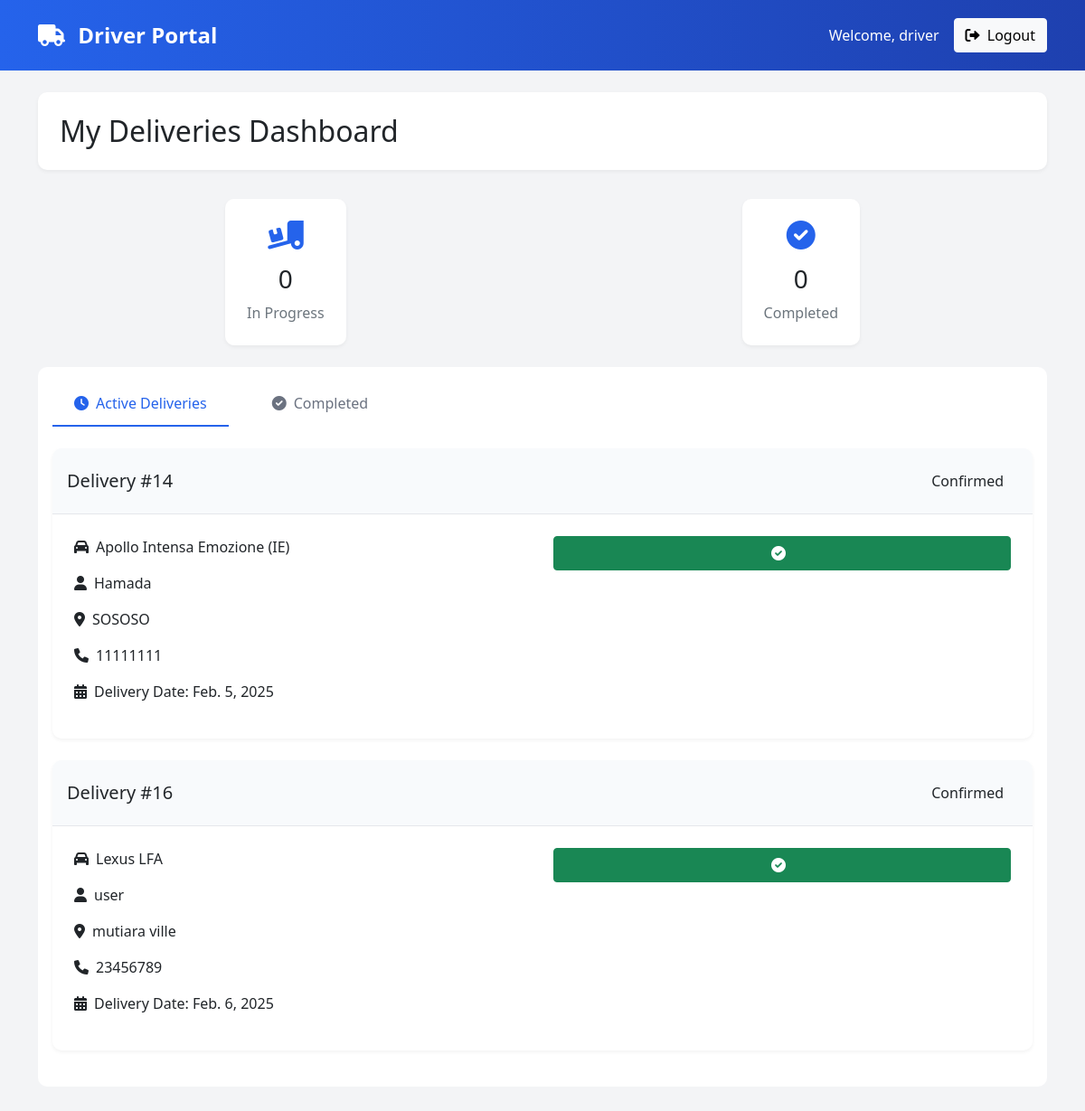
/driver-dashboard/ (signed in), run on an earlier commit of the app's database.
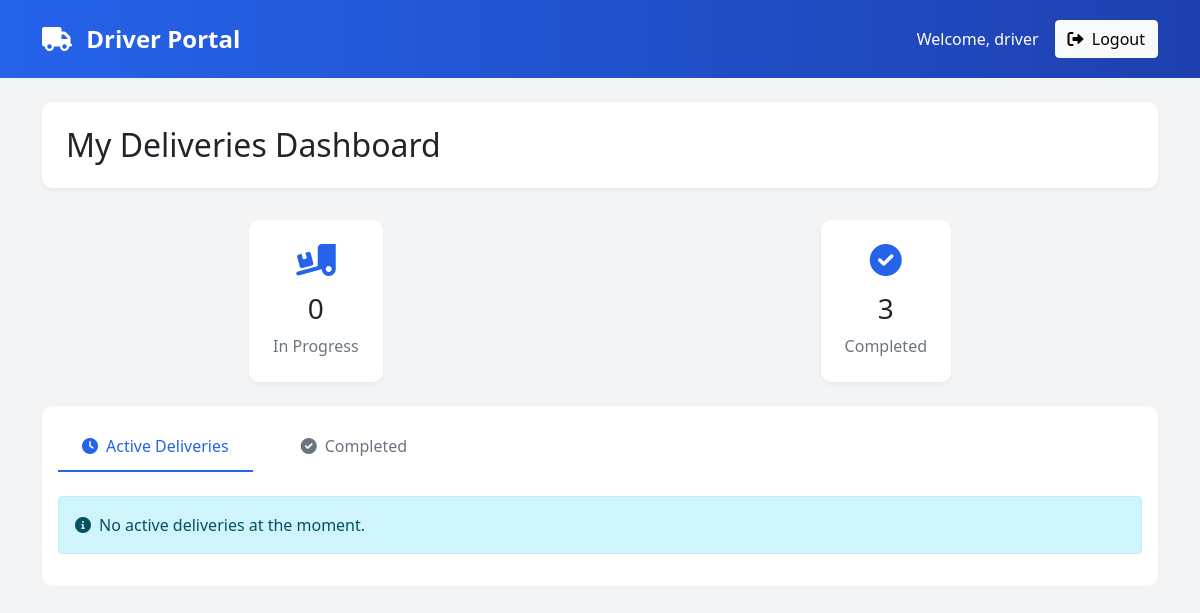
And on a later commit of the database.
### myproject/models.py (models this page shows, shortened)
class Order(models.Model):
    STATUS_CHOICES = [
        ('pending', 'Pending'),
        ('processing', 'Processing'),
        ('shipped', 'Shipped'),
        ('delivered', 'Delivered'),
    ]
    customer = models.ForeignKey(Customer, on_delete=models.CASCADE)
    car = models.ForeignKey(Car, on_delete=models.CASCADE)
    staff = models.ForeignKey(Staff, on_delete=models.SET_NULL, null=True, blank=True)
    driver = models.ForeignKey(Driver, on_delete=models.SET_NULL, null=True, blank=True)
    order_date = models.DateTimeField(auto_now_add=True)
    delivery_date = models.DateTimeField(null=True, blank=True)
    status = models.CharField(max_length=50, choices=STATUS_CHOICES, default='pending')
    address = models.CharField(max_length=255)
    payment_method = models.CharField(max_length=50)
    _observers = []

class Car(models.Model):
    CATEGORY_CHOICES = [
        ("american", "American"),
        ("german", "German"),
        ("japanese", "Japanese"),
        ("italian", "Italian"),
    ]
    make = models.CharField(max_length=100)
    model = models.CharField(max_length=100)
    category = models.CharField(max_length=20, choices=CATEGORY_CHOICES)
    description = models.TextField(blank=True, null=True)
    price = models.DecimalField(max_digits=10, decimal_places=2)
    stock = models.PositiveIntegerField(default=0)
    type = models.CharField(max_length=50, default="sedan")
    transmission = models.CharField(max_length=50, default="automatic")
    gas = models.CharField(max_length=50, default="50")
    power = models.CharField(max_length=50, default="0")
    year = models.CharField(max_length=4, default="2020")

class Customer(models.Model):
    user = models.OneToOneField(User, on_delete=models.CASCADE, primary_key=True)
    full_name = models.CharField(max_length=100, default="Unknown")
    phone_number = models.CharField(max_length=15, default="")

### myproject/views.py (the view)
# urls.py: path('driver-dashboard/', views.driver_dashboard, name='driver_dashboard'),
def driver_dashboard(request):
    driver = Driver.objects.get(user=request.user)
    orders = Order.objects.filter(driver=driver)
    active_deliveries = orders.exclude(status='delivered')
    completed_deliveries = orders.filter(status='delivered')
    context = {
        'driver': driver,
        'active_deliveries': active_deliveries,
        'completed_deliveries': completed_deliveries,
        'in_progress_count': active_deliveries.filter(Q(status='processing') | Q(status='shipped')).count(),
        'completed_count': completed_deliveries.count(),
    }
    return render(request, "driver_dashboard.html", context)

### myproject/templates/driver_dashboard.html (shortened to what the changed rows need)
<!DOCTYPE html>
{% load static %}
<html lang="en">
<head>
    <link href="https://cdn.jsdelivr.net/npm/bootstrap@5.1.3/dist/css/bootstrap.min.css" rel="stylesheet">
    <link rel="stylesheet" href="https://cdnjs.cloudflare.com/ajax/libs/font-awesome/6.0.0/css/all.min.css">
</head>
<body>
    <div class="container">
        <div class="dashboard-header">
            <h2 class="mb-0">My Deliveries Dashboard</h2>
        </div>
        <div class="stats-container d-flex justify-content-around my-4">
            <div class="stat-card text-center">
                <i class="fas fa-check-circle"></i>
                <h3>{{ completed_count }}</h3>
                <p class="text-muted mb-0">Completed</p>
            </div>
        </div>
        <div class="tab-container">
            <div id="active-deliveries">
                {% if active_deliveries %}
                    {% for delivery in active_deliveries %}
                    <div class="delivery-card">
                        <div class="delivery-header d-flex justify-content-between align-items-center">
                            <h5 class="mb-0">Delivery #{{ delivery.id }}</h5>
                            <div class="status-badge
                                ">
                                {{ delivery.status|title }}
                            </div>
                        </div>
                        <div class="delivery-body">
                            <div class="row">
                                <div class="col-md-6">
                                    <p><i class="fas fa-car me-2"></i>{{ delivery.car.make }} {{ delivery.car.model }}</p>
                                    <p><i class="fas fa-user me-2"></i>{{ delivery.customer.full_name }}</p>
                                    <p><i class="fas fa-map-marker-alt me-2"></i>{{ delivery.address }}</p>
                                    <p><i class="fas fa-phone me-2"></i>{{ delivery.customer.phone_number }}</p>
                                    <p><i class="fas fa-calendar-alt me-2"></i>Delivery Date: {{ delivery.delivery_date|date:"M. j, Y" }}</p>
                                </div>
                                <div class="col-md-6">
                                    {% if delivery.status != 'delivered' %}
                                    <form method="post" action="{% url 'update_delivery_status' delivery.id %}">
                                        <button type="submit" class="btn btn-success w-100">
                                            <i class="fas fa-check-circle me-2"></i>
                                        </button>
                                    </form>
                                    {% endif %}
                                </div>
                            </div>
                        </div>
                    </div>
                    {% endfor %}
                {% else %}
                    <div class="alert alert-info">
                        <i class="fas fa-info-circle me-2"></i>No active deliveries at the moment.
                    </div>
                {% endif %}
            </div>
        </div>
    </div>
</body>
</html>

What changed in the data, as far as the page shows it:
removed Order: id "14", status "Confirmed", car.make "Apollo", car.model "Intensa Emozione (IE)", customer.full_name "Hamada", address "SOSOSO", customer.phone_number "11111111", delivery_date "Feb. 5, 2025"
removed Order: id "16", status "Confirmed", car.make "Lexus", car.model "LFA", customer.full_name "user", address "mutiara ville", customer.phone_number "23456789", delivery_date "Feb. 6, 2025"
Also different on the page:
{{ completed_count }}: "0" → "3"
text now shown: "No active deliveries at the moment."
